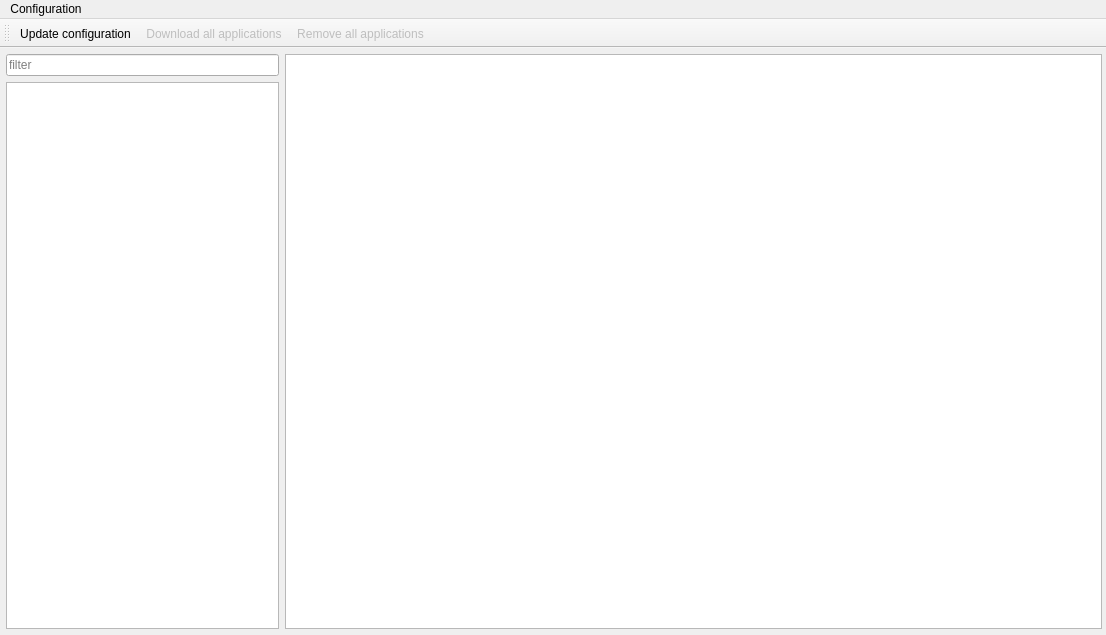
<?xml version="1.0" encoding="UTF-8"?>
<ui version="4.0">
 <class>MainWindow</class>
 <widget class="QMainWindow" name="MainWindow">
  <property name="geometry">
   <rect>
    <x>0</x>
    <y>0</y>
    <width>1106</width>
    <height>635</height>
   </rect>
  </property>
  <property name="minimumSize">
   <size>
    <width>550</width>
    <height>250</height>
   </size>
  </property>
  <property name="windowTitle">
   <string>MainWindow</string>
  </property>
  <property name="windowIcon">
   <iconset resource="icons.qrc">
    <normaloff>:/Icons/launcher.png</normaloff>:/Icons/launcher.png</iconset>
  </property>
  <widget class="QWidget" name="centralWidget">
   <layout class="QGridLayout" name="gridLayout" columnstretch="1,3">
    <property name="leftMargin">
     <number>6</number>
    </property>
    <property name="topMargin">
     <number>6</number>
    </property>
    <property name="rightMargin">
     <number>4</number>
    </property>
    <property name="bottomMargin">
     <number>6</number>
    </property>
    <item row="0" column="1" rowspan="3">
     <widget class="QStackedWidget" name="stackedWidget">
      <property name="currentIndex">
       <number>0</number>
      </property>
      <widget class="QWidget" name="page">
       <layout class="QHBoxLayout" name="horizontalLayout_2">
        <property name="leftMargin">
         <number>0</number>
        </property>
        <property name="topMargin">
         <number>0</number>
        </property>
        <property name="rightMargin">
         <number>0</number>
        </property>
        <property name="bottomMargin">
         <number>0</number>
        </property>
        <item>
         <widget class="QTextBrowser" name="textBrowser">
          <property name="focusPolicy">
           <enum>Qt::NoFocus</enum>
          </property>
          <property name="acceptRichText">
           <bool>false</bool>
          </property>
          <property name="openLinks">
           <bool>false</bool>
          </property>
         </widget>
        </item>
       </layout>
      </widget>
      <widget class="QWidget" name="page_2">
       <layout class="QHBoxLayout" name="horizontalLayout_3">
        <property name="leftMargin">
         <number>0</number>
        </property>
        <property name="topMargin">
         <number>0</number>
        </property>
        <property name="rightMargin">
         <number>0</number>
        </property>
        <property name="bottomMargin">
         <number>0</number>
        </property>
        <item>
         <widget class="QTableWidget" name="tableWidget">
          <property name="focusPolicy">
           <enum>Qt::NoFocus</enum>
          </property>
          <property name="styleSheet">
           <string notr="true">QComboBox {margin-top: 7px; margin-bottom: 7px; padding-left: 5px;}
QLabel {padding-left: 4px;padding-right: 4px;}</string>
          </property>
          <property name="editTriggers">
           <set>QAbstractItemView::NoEditTriggers</set>
          </property>
          <property name="tabKeyNavigation">
           <bool>false</bool>
          </property>
          <property name="selectionMode">
           <enum>QAbstractItemView::NoSelection</enum>
          </property>
          <property name="selectionBehavior">
           <enum>QAbstractItemView::SelectRows</enum>
          </property>
          <property name="cornerButtonEnabled">
           <bool>false</bool>
          </property>
          <attribute name="horizontalHeaderHighlightSections">
           <bool>false</bool>
          </attribute>
          <attribute name="verticalHeaderVisible">
           <bool>false</bool>
          </attribute>
          <attribute name="verticalHeaderHighlightSections">
           <bool>false</bool>
          </attribute>
          <attribute name="verticalHeaderMinimumSectionSize">
           <number>16</number>
          </attribute>
          <column>
           <property name="text">
            <string>Application</string>
           </property>
          </column>
          <column>
           <property name="text">
            <string>Installed Version</string>
           </property>
          </column>
          <column>
           <property name="text">
            <string>Avalible Version</string>
           </property>
          </column>
          <column>
           <property name="text">
            <string/>
           </property>
          </column>
         </widget>
        </item>
       </layout>
      </widget>
     </widget>
    </item>
    <item row="1" column="0" rowspan="2">
     <widget class="QListView" name="listView">
      <property name="focusPolicy">
       <enum>Qt::NoFocus</enum>
      </property>
      <property name="editTriggers">
       <set>QAbstractItemView::NoEditTriggers</set>
      </property>
      <property name="selectionBehavior">
       <enum>QAbstractItemView::SelectRows</enum>
      </property>
      <property name="iconSize">
       <size>
        <width>32</width>
        <height>32</height>
       </size>
      </property>
      <property name="resizeMode">
       <enum>QListView::Fixed</enum>
      </property>
     </widget>
    </item>
    <item row="0" column="0">
     <widget class="QLineEdit" name="lineEdit_search">
      <property name="placeholderText">
       <string>filter</string>
      </property>
      <property name="clearButtonEnabled">
       <bool>true</bool>
      </property>
     </widget>
    </item>
   </layout>
  </widget>
  <widget class="QMenuBar" name="menuBar">
   <property name="geometry">
    <rect>
     <x>0</x>
     <y>0</y>
     <width>1106</width>
     <height>21</height>
    </rect>
   </property>
   <widget class="QMenu" name="menuConfiguration">
    <property name="title">
     <string>Configuration</string>
    </property>
    <addaction name="action_updateConfiguration"/>
    <addaction name="action_downloadAll"/>
    <addaction name="action_removeAll"/>
   </widget>
   <addaction name="menuConfiguration"/>
  </widget>
  <widget class="QToolBar" name="toolBar">
   <property name="windowTitle">
    <string>toolBar</string>
   </property>
   <attribute name="toolBarArea">
    <enum>TopToolBarArea</enum>
   </attribute>
   <attribute name="toolBarBreak">
    <bool>false</bool>
   </attribute>
   <addaction name="action_updateConfiguration"/>
   <addaction name="action_downloadAll"/>
   <addaction name="action_removeAll"/>
  </widget>
  <action name="action_updateConfiguration">
   <property name="icon">
    <iconset resource="icons.qrc">
     <normaloff>:/Icons/refresh.png</normaloff>:/Icons/refresh.png</iconset>
   </property>
   <property name="text">
    <string>Update configuration</string>
   </property>
   <property name="shortcut">
    <string>F5, Ctrl+R</string>
   </property>
   <property name="shortcutContext">
    <enum>Qt::ApplicationShortcut</enum>
   </property>
  </action>
  <action name="action_downloadAll">
   <property name="enabled">
    <bool>false</bool>
   </property>
   <property name="icon">
    <iconset resource="icons.qrc">
     <normaloff>:/Icons/download.png</normaloff>:/Icons/download.png</iconset>
   </property>
   <property name="text">
    <string>Download all applications</string>
   </property>
   <property name="toolTip">
    <string>Download all applications</string>
   </property>
  </action>
  <action name="action_removeAll">
   <property name="enabled">
    <bool>false</bool>
   </property>
   <property name="icon">
    <iconset resource="icons.qrc">
     <normaloff>:/Icons/delete.png</normaloff>:/Icons/delete.png</iconset>
   </property>
   <property name="text">
    <string>Remove all applications</string>
   </property>
   <property name="toolTip">
    <string>Remove all applications</string>
   </property>
  </action>
 </widget>
 <layoutdefault spacing="6" margin="11"/>
 <resources>
  <include location="icons.qrc"/>
 </resources>
 <connections/>
</ui>
